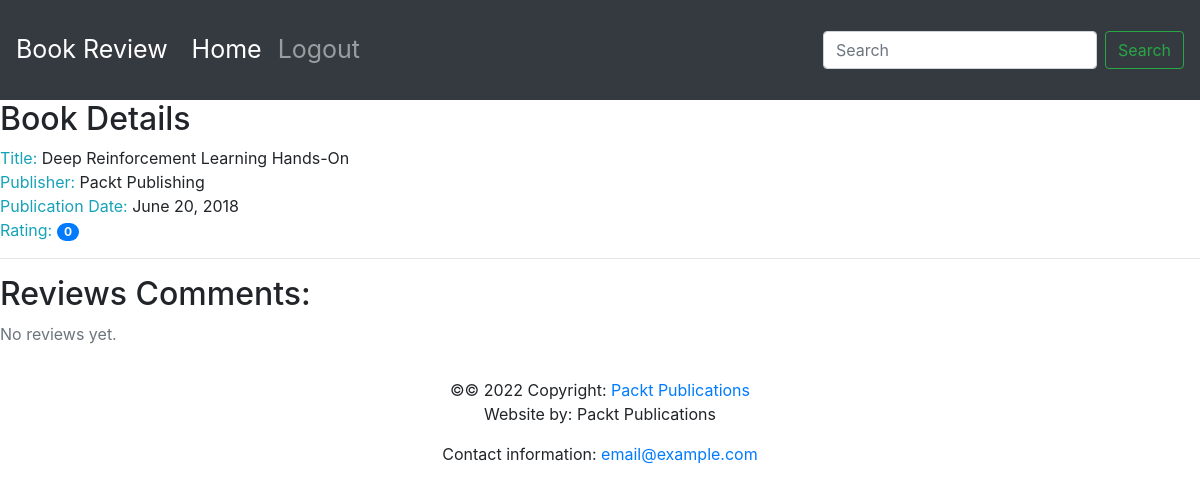
Screenshot of /books/4/ with the database file from the repository.
### reviews/models.py (models this page shows, shortened)
class Book(models.Model):
 title = models.CharField(
 max_length=70,
 help_text="The title of the book.")
 publication_date = models.DateField(
 verbose_name="Date the book was published.")
 isbn = models.CharField(
 max_length=20,
 verbose_name="ISBN number of the book.")
 publisher = models.ForeignKey(
 Publisher,
 on_delete=models.CASCADE)
 contributors = models.ManyToManyField(
 'Contributor',
 through="BookContributor")

class Publisher(models.Model):
 name = models.CharField(
 max_length=50,
 help_text="The name of the Publisher.")
 website = models.URLField(
 help_text="The Publisher's website.")
 email = models.EmailField(
 help_text="The Publisher's email address.")
 def __str__(self):
  return self.name

### reviews/views.py (the view)
# urls.py: path('books/<int:id>/', views.book_detail, name='book_detail')
def book_detail(request, id):
    book = get_object_or_404(Book, id=id)
    reviews = Review.objects.filter(book=book)
    book_rating = average_rating([review.rating for review in reviews])
    return render(request, "Book_detail.html", {
        "book": book,
        "reviews": reviews,
        'book_rating': book_rating
    })

### reviews/utils.py (called while the page is built)
def average_rating(rating_list):
 if not rating_list:
  return 0
 return round(sum(rating_list) / len(rating_list))

### templates/Book_detail.html
{% extends "base.html" %}
{% block content %}
<h2>Book Details</h2>
<span class="text-info">Title: </span> <span>{{book.title}}</span>
  <br>
  <span class="text-info">Publisher: </span>
  <span>{{book.publisher }}</span>
  <br>
  <span class="text-info">Publication Date: </span>
  <span>{{book.publication_date}}</span>
  <br>
  <span class="text-info">Rating: </span>
  <span class="badge badge-primary badge-pill">
{{book_rating }}</span>
<hr>
<h2>Reviews Comments:</h2>
{% if reviews %}
  <ul class="list-group" style="margin-left: 60px;">
    {% for review in reviews %}
      <li class="list-group-item">
          <br> <span class="text-info">Review comment:
          </span> <span>{{review.content}}</span>
          <br> <span class="text-info">Create on:
          </span> <span>{{review.date_created}}</span>
          <br> <span class="text-info">Modified on:
          </span> <span>{{review.date_edited}}</span>
          <br> <span class="text-info">Create on: </span> <span>{{review.date_created}}</span>
          <br> <span class="text-info">Creator: </span> <span>{{review.creator_id}}</span> <br>
        <span class="badge badge-info">Rating: {{ review.rating }}</span>
      </li>
    {% endfor %}
  </ul>
{% else %}
  <p class="text-muted">No reviews yet.</p>
{% endif %}
{% endblock %}

### rows the page displays
Book: title "Deep Reinforcement Learning Hands-On", publisher "Packt Publishing", publication_date "June 20, 2018"

### other values shown
{{ book_rating }} "0"
